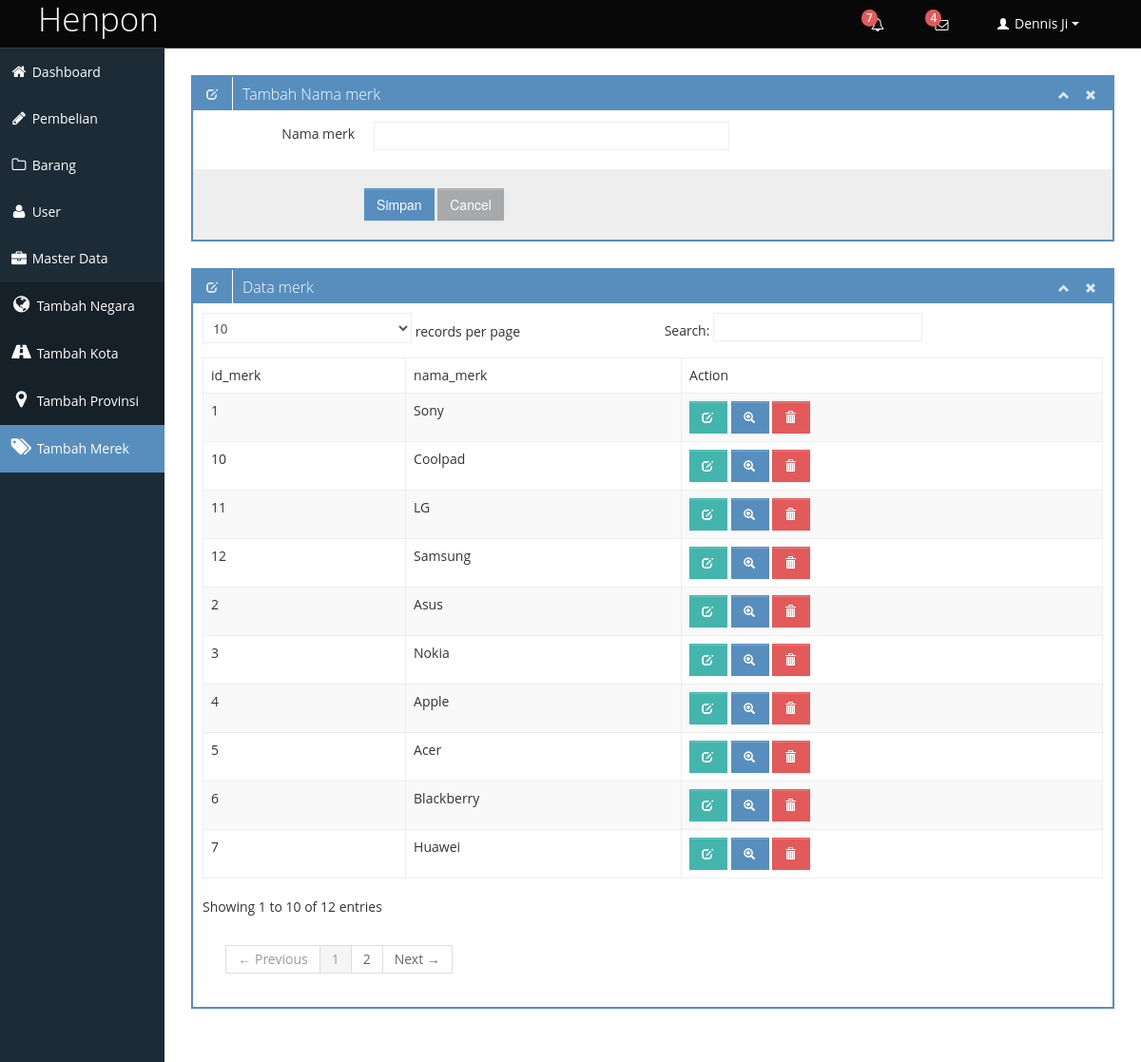
The page /admin/add_merek.php on the database its author committed.
### tables this page shows
CREATE TABLE `tbl_merk` (
  `id_merk` int(11) NOT NULL AUTO_INCREMENT,
  `nama_merk` varchar(30) DEFAULT NULL,
  PRIMARY KEY (`id_merk`)
);

### admin/function/crud.php (the view, shortened to what this page needs)
<?php
	function db_tabled($query , $class_table = NULL, $link = NULL){
		GLOBAL $conn;
		$header = array();
		$isi = array();
		$query1 = $query;
		$query1 .= " LIMIT 1";
		$proses = mysqli_query($conn,$query1);
		$data = mysqli_fetch_assoc($proses);
		$jum_per_row = 0;
		foreach ($data as $key => $value) {
			$jum_per_row += 1;
			$header[] = $key;
		}
		$proses_isi = mysqli_query($conn,$query);
		$no = 0;
		while($data = mysqli_fetch_array($proses_isi) ){
			$no +=1;
			for($i=0;$i<$jum_per_row;$i++){
				$isi_header = $header[$i];
				$isi[$no][$isi_header] = $data[$i];
			}
		}
		$jumlah_isi = sizeof($isi);
		echo '<table align="center" class="'.$class_table.'">';
		echo '<thead>';
		echo '<tr>';
		foreach ($header as $key => $value) {
			echo '<td class="center">'.$value.'</td>';
		}
		if( $link == 'link' ){
			echo '<td>Action</td>';
		}
		echo '</thead>';
		echo '<tbody>';
		for($i=1;$i<=$jumlah_isi;$i++){
			echo '<tr>';
			for($z=0;$z<$jum_per_row;$z++ ){
				$isi_header = $header[$z];
				if($z == 0){
					$header1 = $isi[$i][$isi_header];
				}
				echo '<td class="center">'.$isi[$i][$isi_header].'</td>';
			}
			if( $link == 'link' ){
				echo '<td class="center">';
				echo '	<a class="btn btn-success" href="?edit='.$header1.'">
							<i class="halflings-icon white edit"></i>
						</a>';
				echo '	<a class="btn btn-primary" href="?view='.$header1.'">
							<i class="halflings-icon white zoom-in"></i>
						</a>';
				echo '	<a class="btn btn-danger" href="?delete='.$header1.'">
							<i class="halflings-icon white trash"></i>
						</a>';
				echo '</td>';
			}
			echo '</tr>';
		}
		echo '</tbody>';
		echo '</table>';
	}
?>

### admin/views/css/style.css (style rules this page uses)
body { background: #F5F5F5; color: #333; border: none; font-family: 'Open Sans', sans-serif; font-weight: 400; }
a { color: #646464; }
.btn { display: inline-block; padding: 6px 12px; margin-bottom: 0; font-size: 14px; font-weight: 500; line-height: 20px; text-align: center; white-space: nowrap; vertical-align: middle; cursor: pointer; border: 1px solid #a7a9aa; -webkit-border-radius: 0px !important; border-radius: 0px !important; }
.btn i { margin-top: 2px; }
.btn { color: #ffffff; background-color: #a7a9aa; border-color: #a7a9aa; background-image: none; filter: none; text-shadow: none; }
.btn-primary { background-color: #578EBE; border-color: #578EBE; }
.btn-danger { background-color: #E25A59; border-color: #E25A59; }
.btn-success { background-color: #43B5AD; border-color: #43B5AD; }
.table th, .table td { border-top: 1px solid #eee; }
.table-bordered { border-color: #eee; -webkit-border-radius: 0px !important; -moz-border-radius: 0px !important; border-radius: 0px !important; }
.table-bordered th, .table-bordered td { border-left: 1px solid #eee; }
.table-bordered thead:last-child tr:last-child > th:first-child, .table-bordered tbody:last-child tr:last-child > td:first-child, .table-bordered tbody:last-child tr:last-child > th:first-child, .table-bordered tfoot:last-child tr:last-child > td:first-child, .table-bordered tfoot:last-child tr:last-child > th:first-child { -webkit-border-radius: 0px !important; -moz-border-radius: 0px !important; border-radius: 0px !important; }
.table-bordered thead:last-child tr:last-child > th:last-child, .table-bordered tbody:last-child tr:last-child > td:last-child, .table-bordered tbody:last-child tr:last-child > th:last-child, .table-bordered tfoot:last-child tr:last-child > td:last-child, .table-bordered tfoot:last-child tr:last-child > th:last-child { -webkit-border-radius: 0px !important; -moz-border-radius: 0px !important; border-radius: 0px !important; }

### admin/views/css/halflings.css (style rules this page uses)
html, html .halflings { -webkit-font-smoothing: antialiased !important; }
.halflings-icon { display: inline-block; width: 14px; height: 14px; line-height: 14px; vertical-align: text-top; background-image: url(../img/glyphicons_halflings.svg); background-position: 0 0; background-repeat: no-repeat; vertical-align: top; *display: inline; *zoom: 1; *margin-right: .3em; }
.halflings-icon.white { background-image: url(../img/glyphicons_halflings-white.svg); }
.halflings-icon.zoom-in { background-position: -336px 0; }
.halflings-icon.trash { background-position: -456px 0; }
.halflings-icon.edit { background-position: -96px -72px; }

### rows shown on the page
tbl_merk: id_merk "1", nama_merk "Sony"
tbl_merk: id_merk "2", nama_merk "Asus"
tbl_merk: id_merk "3", nama_merk "Nokia"
tbl_merk: id_merk "4", nama_merk "Apple"
tbl_merk: id_merk "5", nama_merk "Acer"
tbl_merk: id_merk "6", nama_merk "Blackberry"
tbl_merk: id_merk "7", nama_merk "Huawei"
tbl_merk: id_merk "10", nama_merk "Coolpad"
tbl_merk: id_merk "12", nama_merk "Samsung"

### other values the page prints
$button_name "Simpan"
$value "id_merk"
$value "nama_merk"
$isi[$i][$isi_header] "11"
$isi[$i][$isi_header] "LG"
